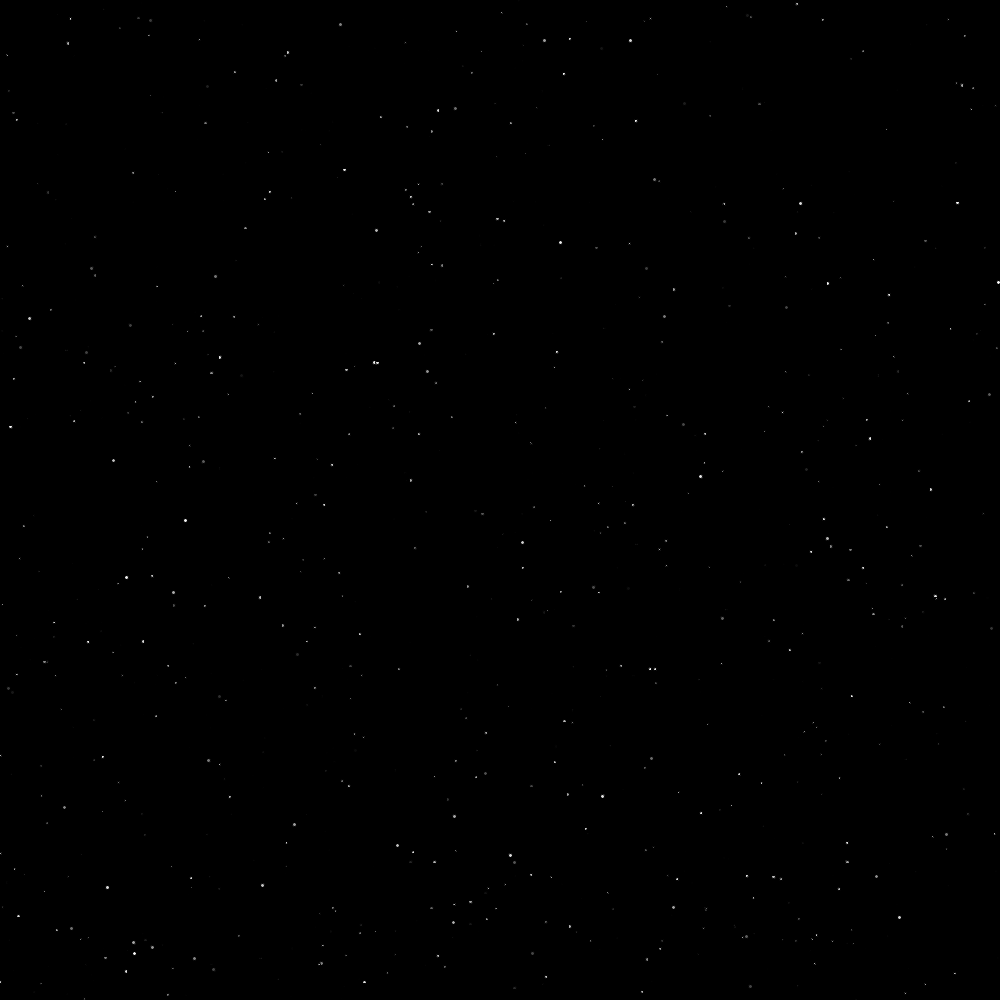
Frame 1 (no input)
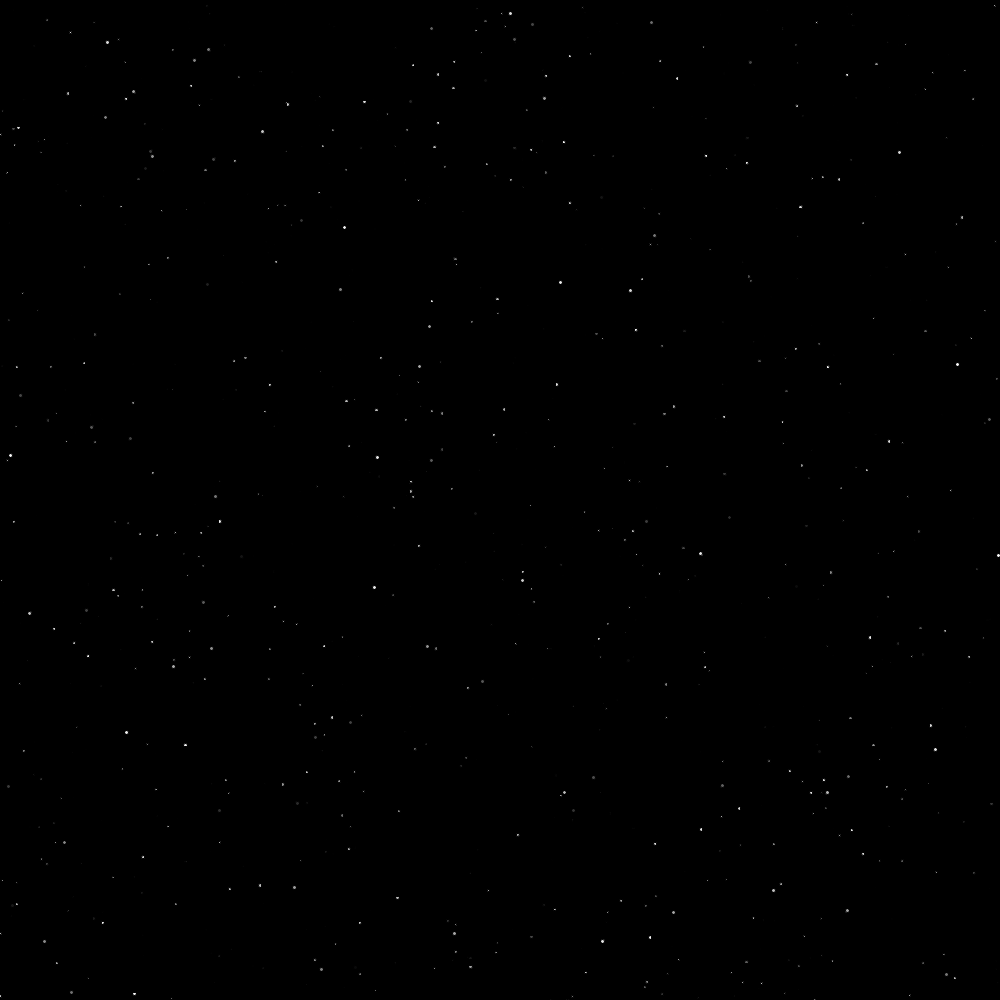
Frame 60 (the mouse pressed at the canvas centre just before this capture)
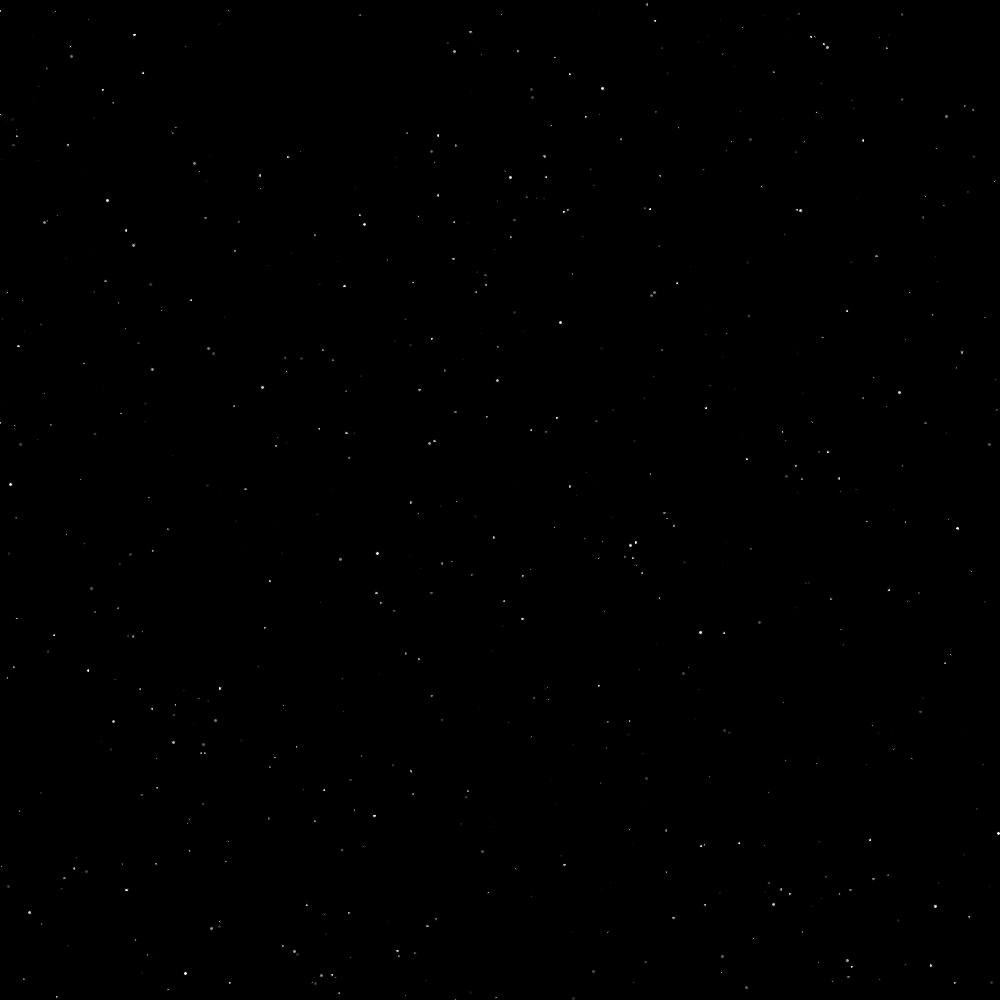
Frame 120 (the mouse held since frame 60 and released just before this capture)

The Processing sketch that drew these frames (run headless with seeded random() and noise(); from frame 60 on, the mouse is pressed at the canvas centre):

// Processing sketch: Stars1
// ── Stars1.pde
 ArrayList<Stars>stars= new ArrayList<Stars>();
void setup()
{
  background(0);
  size(1000,1000);
 
   for(int i=0; i<1000; i++)
  {
   stars.add( new Stars(random(1000),random(1000),random(4),random(255), random(5))); 
  
  }
}

void draw()
{
  background(0);
  for(Stars s: stars)
  {
    s.ellipse1();
  }
  
 
  
  
}

// ── Stars.pde

class Stars
{
  float posx;
 float posy;
float starSize;
float gray;
float speed;
  Stars( float posx,float posy, float starSize, float gray, float speed)
{
this.posx=posx;
 this.posy= posy;
this.starSize=starSize;
this.gray=gray;
this.speed=speed;
}
void ellipse1()
{
  posy+=speed;
  fill(gray, gray, gray);
  ellipse(posx,posy+speed,starSize,starSize);
  if(posy>1000)
  {
    posy=0;
  }
  println(gray);

}
}
